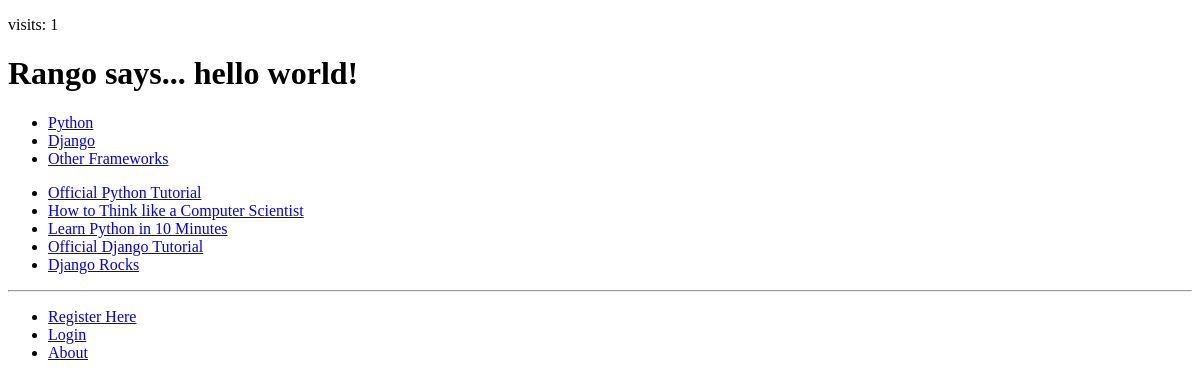
The app's page /rango/, older data.
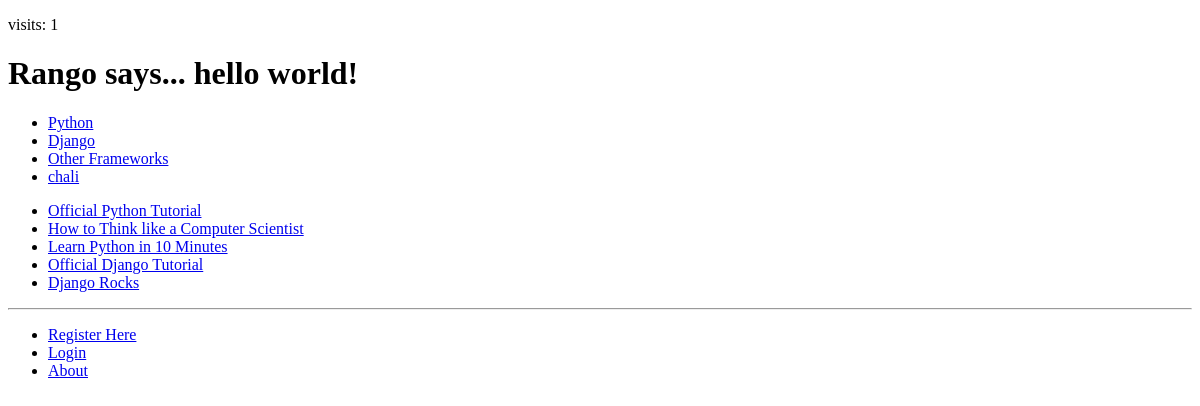
The same page, newer data.
### rango/models.py (models this page shows, shortened)
class Category(models.Model):
    name = models.CharField(max_length=128, unique=True)
    views = models.IntegerField(default=0)
    likes = models.IntegerField(default=0)
    slug = models.SlugField(unique=True)

class Page(models.Model):
    category = models.ForeignKey(Category)
    title = models.CharField(max_length=128)
    url = models.URLField();
    views = models.IntegerField(default=0)

### rango/views.py (the view)
def index(request):
    request.session.set_test_cookie()
    category_list = Category.objects.order_by('-likes')[:5]
    context_dic = {'categories': category_list}
    view_most_list = Page.objects.order_by('-views')[:5]
    context_dic['viewmost'] = view_most_list
    visits = int(request.COOKIES.get('visits', '1'))
    reset_last_visit_time = False
    response = render(request, 'rango/index.html', context_dic)
    if 'last_visit' in request.COOKIES:
        last_visit = request.COOKIES['last_visit']
        last_visit_time = datetime.strptime(last_visit[:-7], "%Y-%m-%d %H:%M:%S")
        print last_visit_time
        if(datetime.now() - last_visit_time).seconds > 5:
            visits = visits + 1
            print visits
            reset_last_visit_time = True
    else:
        reset_last_visit_time = True
    context_dic['visits'] = visits
    response = render(request, 'rango/index.html', context_dic)
    if reset_last_visit_time:
        response.set_cookie('last_visit', datetime.now())
        response.set_cookie('visits', visits)
    return response

### templates/rango/index.html (shortened to what this page needs)
{% extends 'rango/base.html' %}
{% load staticfiles %}
{% block body_block %}
        <p> visits: {{ visits }}</p>
        {% if user.is_authenticated %}
        <h1>Rango says... hello {{ user.username }}!</h1>
        {% else %}
        <h1>Rango says... hello world!</h1>
        {% endif %}
        {% if categories %}
            <ul>
                {% for category in categories %}
                     <li>
                         <a href="{% url 'category' category.slug  %}">{{ category.name }}</a>
                     </li>
                {% endfor %}
            </ul>
        {% else %}
            <strong>There are no categories present.</strong>
        {% endif %}
        {% if viewmost %}
            <ul>
                {% for view in viewmost %}
                     <li>
                         <a href="{{ view.url }}">{{ view.title }}</a>
                     </li>
                {% endfor %}
            </ul>
        {% else %}
            <strong>There are no pages present.</strong>
        {% endif %}
{% endblock %}

Row changes from the older to the newer data that the page shows:
added Category: name "chali"
